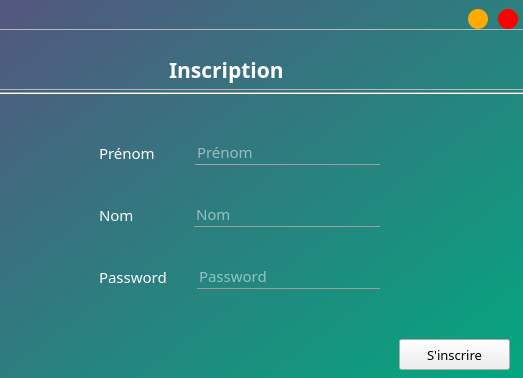
<?xml version="1.0" encoding="UTF-8"?>
<ui version="4.0">
 <class>edit_colab</class>
 <widget class="QWidget" name="edit_colab">
  <property name="windowModality">
   <enum>Qt::ApplicationModal</enum>
  </property>
  <property name="geometry">
   <rect>
    <x>0</x>
    <y>0</y>
    <width>523</width>
    <height>378</height>
   </rect>
  </property>
  <property name="minimumSize">
   <size>
    <width>523</width>
    <height>378</height>
   </size>
  </property>
  <property name="maximumSize">
   <size>
    <width>523</width>
    <height>378</height>
   </size>
  </property>
  <property name="windowTitle">
   <string>edit_colab</string>
  </property>
  <widget class="QFrame" name="frame">
   <property name="geometry">
    <rect>
     <x>-1</x>
     <y>-1</y>
     <width>531</width>
     <height>381</height>
    </rect>
   </property>
   <property name="frameShape">
    <enum>QFrame::StyledPanel</enum>
   </property>
   <property name="frameShadow">
    <enum>QFrame::Raised</enum>
   </property>
   <widget class="QFrame" name="frame_3">
    <property name="geometry">
     <rect>
      <x>-10</x>
      <y>0</y>
      <width>541</width>
      <height>401</height>
     </rect>
    </property>
    <property name="minimumSize">
     <size>
      <width>541</width>
      <height>401</height>
     </size>
    </property>
    <property name="maximumSize">
     <size>
      <width>541</width>
      <height>401</height>
     </size>
    </property>
    <property name="styleSheet">
     <string notr="true">QFrame#frame_3{
	
	background-color: qlineargradient(spread:pad, x1:0, y1:0, x2:1, y2:1, stop:0 rgba(85, 85, 127, 255), stop:1 rgba(0, 170, 127, 255));
}</string>
    </property>
    <property name="frameShape">
     <enum>QFrame::StyledPanel</enum>
    </property>
    <property name="frameShadow">
     <enum>QFrame::Raised</enum>
    </property>
    <widget class="QWidget" name="layoutWidget">
     <property name="geometry">
      <rect>
       <x>110</x>
       <y>110</y>
       <width>281</width>
       <height>211</height>
      </rect>
     </property>
     <layout class="QVBoxLayout" name="verticalLayout">
      <item>
       <layout class="QHBoxLayout" name="horizontalLayout">
        <property name="spacing">
         <number>40</number>
        </property>
        <item>
         <widget class="QLabel" name="label">
          <property name="font">
           <font>
            <family>Mongolian Baiti</family>
            <pointsize>11</pointsize>
           </font>
          </property>
          <property name="styleSheet">
           <string notr="true">color: rgb(255, 255, 255);</string>
          </property>
          <property name="text">
           <string>Prénom</string>
          </property>
         </widget>
        </item>
        <item>
         <widget class="QLineEdit" name="prenom">
          <property name="font">
           <font>
            <family>Mongolian Baiti</family>
            <pointsize>11</pointsize>
           </font>
          </property>
          <property name="styleSheet">
           <string notr="true">background:transparent;
border:none;
border-bottom:1px solid #9f9f9f;
color: rgb(255, 255, 255);</string>
          </property>
          <property name="inputMask">
           <string/>
          </property>
          <property name="text">
           <string/>
          </property>
          <property name="placeholderText">
           <string>Prénom</string>
          </property>
         </widget>
        </item>
       </layout>
      </item>
      <item>
       <layout class="QHBoxLayout" name="horizontalLayout_3">
        <property name="spacing">
         <number>60</number>
        </property>
        <item>
         <widget class="QLabel" name="label_2">
          <property name="font">
           <font>
            <family>Mongolian Baiti</family>
            <pointsize>11</pointsize>
           </font>
          </property>
          <property name="styleSheet">
           <string notr="true">color: rgb(255, 255, 255);</string>
          </property>
          <property name="text">
           <string>Nom</string>
          </property>
         </widget>
        </item>
        <item>
         <widget class="QLineEdit" name="nom">
          <property name="font">
           <font>
            <family>Mongolian Baiti</family>
            <pointsize>11</pointsize>
           </font>
          </property>
          <property name="styleSheet">
           <string notr="true">background:transparent;
border:none;
border-bottom:1px solid #9f9f9f;
color: rgb(255, 255, 255);</string>
          </property>
          <property name="placeholderText">
           <string>Nom</string>
          </property>
         </widget>
        </item>
       </layout>
      </item>
      <item>
       <layout class="QHBoxLayout" name="horizontalLayout_4">
        <property name="spacing">
         <number>30</number>
        </property>
        <item>
         <widget class="QLabel" name="label_3">
          <property name="font">
           <font>
            <family>Mongolian Baiti</family>
            <pointsize>11</pointsize>
           </font>
          </property>
          <property name="styleSheet">
           <string notr="true">color: rgb(255, 255, 255);</string>
          </property>
          <property name="text">
           <string>Password</string>
          </property>
         </widget>
        </item>
        <item>
         <widget class="QLineEdit" name="password">
          <property name="font">
           <font>
            <family>Mongolian Baiti</family>
            <pointsize>11</pointsize>
           </font>
          </property>
          <property name="styleSheet">
           <string notr="true">background:transparent;
border:none;
border-bottom:1px solid #9f9f9f;
color: rgb(255, 255, 255);</string>
          </property>
          <property name="echoMode">
           <enum>QLineEdit::Password</enum>
          </property>
          <property name="placeholderText">
           <string>Password</string>
          </property>
         </widget>
        </item>
       </layout>
      </item>
     </layout>
    </widget>
    <widget class="QPushButton" name="sign">
     <property name="geometry">
      <rect>
       <x>410</x>
       <y>340</y>
       <width>111</width>
       <height>31</height>
      </rect>
     </property>
     <property name="font">
      <font>
       <family>Mongolian Baiti</family>
       <pointsize>10</pointsize>
      </font>
     </property>
     <property name="text">
      <string>S'inscrire</string>
     </property>
    </widget>
    <widget class="QLabel" name="wrong">
     <property name="geometry">
      <rect>
       <x>30</x>
       <y>330</y>
       <width>321</width>
       <height>41</height>
      </rect>
     </property>
     <property name="font">
      <font>
       <family>Mongolian Baiti</family>
       <pointsize>12</pointsize>
      </font>
     </property>
     <property name="styleSheet">
      <string notr="true">color: rgb(255, 0, 0);</string>
     </property>
     <property name="text">
      <string/>
     </property>
    </widget>
    <widget class="QFrame" name="frame_2">
     <property name="geometry">
      <rect>
       <x>10</x>
       <y>0</y>
       <width>531</width>
       <height>91</height>
      </rect>
     </property>
     <property name="styleSheet">
      <string notr="true"/>
     </property>
     <property name="frameShape">
      <enum>QFrame::StyledPanel</enum>
     </property>
     <property name="frameShadow">
      <enum>QFrame::Raised</enum>
     </property>
     <widget class="QLabel" name="label_5">
      <property name="geometry">
       <rect>
        <x>10</x>
        <y>10</y>
        <width>111</width>
        <height>81</height>
       </rect>
      </property>
      <property name="font">
       <font>
        <family>Mongolian Baiti</family>
        <pointsize>30</pointsize>
        <weight>75</weight>
        <bold>true</bold>
        <underline>true</underline>
       </font>
      </property>
      <property name="styleSheet">
       <string notr="true">color: rgb(255, 255, 255);</string>
      </property>
      <property name="text">
       <string/>
      </property>
      <property name="pixmap">
       <pixmap>MJDB_ICON.ico</pixmap>
      </property>
      <property name="scaledContents">
       <bool>true</bool>
      </property>
     </widget>
     <widget class="QLabel" name="label_6">
      <property name="geometry">
       <rect>
        <x>170</x>
        <y>50</y>
        <width>131</width>
        <height>41</height>
       </rect>
      </property>
      <property name="font">
       <font>
        <family>Mongolian Baiti</family>
        <pointsize>16</pointsize>
        <weight>75</weight>
        <bold>true</bold>
       </font>
      </property>
      <property name="styleSheet">
       <string notr="true">color: rgb(255, 255, 255);</string>
      </property>
      <property name="text">
       <string>Inscription</string>
      </property>
     </widget>
     <widget class="QFrame" name="title_bar">
      <property name="geometry">
       <rect>
        <x>-1</x>
        <y>0</y>
        <width>531</width>
        <height>31</height>
       </rect>
      </property>
      <property name="frameShape">
       <enum>QFrame::StyledPanel</enum>
      </property>
      <property name="frameShadow">
       <enum>QFrame::Raised</enum>
      </property>
      <widget class="QPushButton" name="mini">
       <property name="geometry">
        <rect>
         <x>470</x>
         <y>10</y>
         <width>20</width>
         <height>20</height>
        </rect>
       </property>
       <property name="font">
        <font>
         <pointsize>22</pointsize>
         <weight>75</weight>
         <bold>true</bold>
        </font>
       </property>
       <property name="styleSheet">
        <string notr="true">QPushButton{
	border:none;
	border-radius:10px;
	background-color: rgb(255, 170, 0);
}

QPushButton:hover{
	background-color: rgb(206, 137, 0);
}</string>
       </property>
       <property name="text">
        <string/>
       </property>
      </widget>
      <widget class="QPushButton" name="close_btn">
       <property name="geometry">
        <rect>
         <x>500</x>
         <y>10</y>
         <width>20</width>
         <height>20</height>
        </rect>
       </property>
       <property name="font">
        <font>
         <pointsize>11</pointsize>
         <weight>75</weight>
         <bold>true</bold>
        </font>
       </property>
       <property name="styleSheet">
        <string notr="true">QPushButton{
	border:none;
	border-radius:10px;
	background-color: rgb(255, 0, 0);
}

QPushButton:hover{
	background-color: rgb(211, 0, 0);
}</string>
       </property>
       <property name="text">
        <string/>
       </property>
      </widget>
     </widget>
    </widget>
    <widget class="Line" name="line">
     <property name="geometry">
      <rect>
       <x>7</x>
       <y>79</y>
       <width>531</width>
       <height>31</height>
      </rect>
     </property>
     <property name="orientation">
      <enum>Qt::Horizontal</enum>
     </property>
    </widget>
   </widget>
  </widget>
 </widget>
 <resources/>
 <connections/>
</ui>
